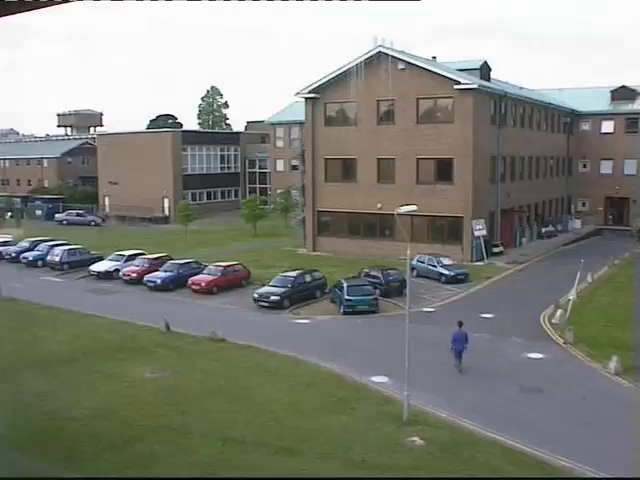
#> input picture frame 306 of Trabalhos Práticos/TP02/src/video/camera1.mov, 640 x 480 px
$ jupyter execute '2ºTrabalho Laboratorial.ipynb'
#> lines starting #> are read from the running program, lines starting #| are printed output that depends on the picture
<center>  </center>
<center> <h2> Instituto Superior de Engenharia de Lisboa </h2> </center>
<center> <b>Ano Lectivo:</b> 2021/2022 </center>
</br>
<center> <h2> Processamento de Imagem e Visão </h2> </center>
<center> <h3> 2º Trabalho Laboratorial - Deteção de movimento para Tracking de objetos </h3> </center>
</br>
<center>  </center>

<center><h3> Docentes: </h3></center>
<center><h5>Pedro Mendes Jorge e João Costa</h5></center>
</br>
<center>
    <h3>Desenvolvido por:</h3>
    <table style="width: 50%">
        <tr>
          <th><center>Aluno</center></th>
          <th><center>Número</center></th>
        </tr>
        <tr>
          <td><center>Ana Sofia Oliveira</center></td>
          <td><center>39275</center></td>
        </tr>
    </table>
</center>
</br>
</br>
<hr class="solid">

<center> <h2> Índice </h2> </center>

* [Introdução](#introd)
* [Desenvolvimento](#desenvolv)
    * [1. Estimação de Fundo](#estimacao)
    * [2. Deteção de Pixéis Ativos](#pixéis_ativos)
    * [3. Melhoramento de Imagem](#melhora)
    * [4. Extração de Propriedades](#extracao)
    * [5. Classificação de objetos](#classifica)
    * [6. Tracking de objetos](#tracking)
* [Bateria de Testes](#batTestes)
* [Conclusão](#conclu)

<hr class="solid">

<a id='introd'></a>
<center> <h2 id='intro'> Introdução </h2> </center>
<p style="text-align: justify;text-align: justify;">&emsp; Este trabalho prático irá ser desenvolvido no ambito da unidade curricular de Processamento de Imagem e Visão e tem como principal objetivo construir um sistema capaz de identificar pessoas e carros em movimento num vídeo. Para isto irá ser necessário identificar as zonas em que existe movimento e distinguir pessoas e carros dos restantes objetos que possam ser apresentados no vídeo.
<p style="text-align: justify;text-align: justify;">&emsp; Irei apresentar um sistema capaz de implementar diversas técnicas de processamento de imagem, lecionadas no decorrer da unidade curricular, tais como subtração de fundo, conversão de imagens para níveis de cinzento, binarização de imagens, melhoramento de imagens, extração de componentes conexos, extração de propriedades e classificação de objetos. Todos estes conceitos irão ser abordados no decorrer deste documento.</p>
<p style="text-align: justify;text-align: justify;">&emsp; Serão apresentados testes e resultados por cada técnica de processamento em foco, bem como os testes e resultados finais. Todos estes resultados serão apresentados como imagens, exceto na extração de propriedades em que, para além das imagens, será complementado com um ficheiro .txt com as propriedades de todos os objetos analisados na imagem corrente. </p>
<p style="text-align: justify;text-align: justify;">&emsp; Durante a implementação deste trabalho serão utilizados métodos de processamento de imagem, disponibilizados pela biblioteca Open CV, métodos de visualização de dados e de apresentação gráfica, disponibilizados pela biblioteca Matplotlib.pyplot, e métodos para cálculo matemático, disponibilizados pela biblioteca Numpy.</p>

<hr class="solid">

[cell 1]
import cv2
import numpy as np
import math

path = "video/"

<hr class="solid">
<a id='desenvolv'></a>
<center> <h2> Desenvolvimento </h2> </center>
<p style="text-align: justify;text-align: justify;">&emsp; Um sistema de deteção de movimento é um sistema capaz de detetar os objetos em movimento e classificá-los de acordo com a sua categoria. Este sistema verifica um determinado vídeo, analizando-o frame-by-frame e classificando os objetos em cada uma delas. No meu caso pertendia construir um detetor de movimento capaz de distiguir carros, pessoas e outros objetos em movimento. Para cada frame, pretendia obter frames de saída com todos os objetos identificados classificados. </p>
<p style="text-align: justify;text-align: justify;">&emsp;Desta forma, podemos decrever o seguinte diagrama geral do sistema a implementar:</p>
<center>  </center>
</br>
<p style="text-align: justify;text-align: justify;">&emsp;O sistema deve contemplar os seguintes processos:</p>
<ol>
    <li>Leitura frame-by-frame do vídeo;</li>
    <li>Estimação de fundo;</li>
    <li>Deteção de pixéis ativos;</li>
    <li>Melhoramento da imagem;</li>
    <li>Extração de propriedades dos objetos da imagem;</li>
    <li>Classificação dos objetos da imagem.</li>
    <li>[Adicional] Segmentação (tracking) dos objetos entre frames.</li>
</ol>
</br>
<p style="text-align: justify;text-align: justify;">&emsp;Cada uma destas técnicas será descrita como um bloco no sistema implementado. No decorrer deste documento irei detalhar todas as técnicas acima indicadas. Podemos agora detalhar o sistema conforme apresentado no diagrama abaixo. </p>
<center>  </center>
</br>
<a id='estimacao'></a>
<h3> 1. Estimação de Fundo </h3>
<center>  </center>

<p style="text-align: justify;text-align: justify;">&emsp; A estimação de fundo é um técnica utilizada em sistemas de vídeo para distinguir os objetos em movimento daqueles que se mantém estáticos. </p>
<p style="text-align: justify;text-align: justify;">&emsp; O fundo de um vídeo, embora possa ser estático, pode ser influenciado por diversos fatores externos, como a alteração da luminosidade ao longo do tempo. Isto faz com que, quando mantemos sempre o mesmo fundo sem poderar estes possíveis fatores, em algumas situações, possamos estar a identificar partes do fundo como movimento, indevidamente. </p>
<p style="text-align: justify;text-align: justify;">&emsp; Assim, para colmatar estes fatores, o fundo depende em parte da última frame lida e torna-se, também ele, dinâmico ao longo do tempo. Para isto, define-se que caso exita movimento na última frame lida o novo fundo é igual ao fundo anterior. No entanto, nas zonas em que não existe movimento na última frame lida, o fundo é composto por parte da frame lida e parte do antigo fundo, na mesma zona. O fator que define se queremos manter mais informação mais recente - maior preponderancia da última frame lida - ou mais antiga - maior preponderancia do fundo, é o fator $\alpha$ definido entre [0, 1].</p>
<p style="text-align: justify;text-align: justify;">&emsp; A fórmula geral da estimação de fundo é a seguinte: </p>
<center><b>Pixéis de movimento:</b> </center>
<center>
$|I_{n}(r,c) + B_{n}(r,c)| > T_{n}(r,c)$
</center>
</br>
<center><b>Cálculo do fundo:</b> </center>
<center>
$B_{n+1}(r,c) = \begin{cases} B_{n}(r,c), & \mbox{se } \mbox{ (r,c) pixel movimento} \\ \alpha B_{n}(r,c) + (1 - \alpha) I_{n}(r,c), & \mbox{se } \mbox{ caso contrario} \end{cases}$
</center>
</br>
<p style="text-align: justify;text-align: justify;">&emsp; Para detetar os pixéis de movimento construí a função deteta_movimento e para calcular o fundo construí a função estima_fundo. A função deteta_movimento recorre à função absdiff para calcular a diferença entre o fundo e a frame corrente, e guarda as posições onde essa diferença é superior ao threshlod definido. A função estima_fundo recorre à função addWeighted para calcular o novo fundo.</p>

<p style="text-align: justify;text-align: justify;">&emsp; O threshold escolhido para a deteção do movimento foi definido após alguns testes. Caso o threshold fosse muito elevado existiam objetos de interesse cujo movimento não era identificado devido à baixa variação de cor entre o fundo e a frame de análise. Caso o threshold fosse muito baixo, qualquer variação era identificada como pixel de movimento. Assim, este threshold foi escolhido com base nos valores de teste que melhor serviam o propósito do trabalho. </p>
<p style="text-align: justify;text-align: justify;">&emsp; O valor de $\alpha$ foi escolhido de forma a que o fundo mantivesse as mesmas caracteríticas e fosse pouco influenciado pela frame corrente. Caso contrário qualquer movimento entre o fundo e a frame iria durar mais tempo até que fosse atenuado na imagem, fazendo com que o peso das frames anteriores no fundo fosse maior. </p>

[cell 2]
def deteta_movimento(fundo, imagem_seguinte, threshold):

    diff = cv2.absdiff(fundo, imagem_seguinte)
    movimento = diff > threshold

    return movimento


def estima_fundo(fundo, imagem_seguinte, movimento, alfa = 0.9):

    pixéis_fundo = fundo*movimento
    pixéis_movimento = cv2.addWeighted(fundo, alfa, imagem_seguinte, (1-alfa), 0)*np.invert(movimento)

    fundo = cv2.add(pixéis_fundo, pixéis_movimento)

    return fundo

[cell 3]
capture = cv2.VideoCapture(path + "camera1.mov")
fps = capture.get(cv2.CAP_PROP_FPS)
total_frames = capture.get(cv2.CAP_PROP_FRAME_COUNT)

_, background = capture.read()
#> background is the input picture: shape (480, 640, 3); mean B, G, R 125.3, 133.7, 131.9
_, frame = capture.read()
frameCount = 1

while capture.isOpened():

    _, next_frame = capture.read()
    frameCount = frameCount + 1

    # Deteção de movimento e estimação do fundo
    movimento = deteta_movimento(frame, next_frame, 20)
#> in deteta_movimento, `movimento = diff > threshold`:
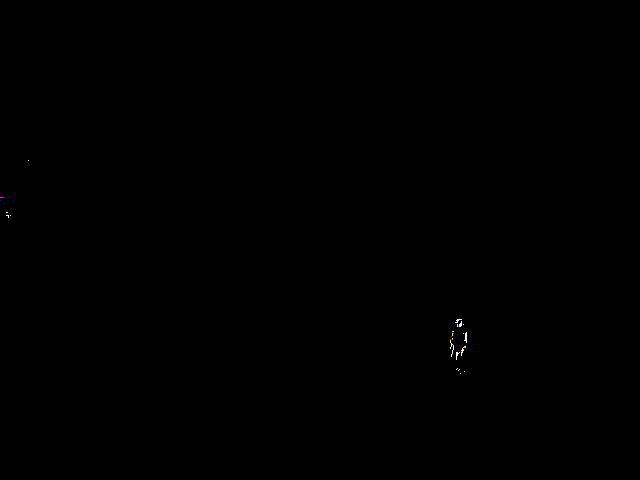
#> movimento: shape (480, 640, 3) bool; mean B, G, R 0.000358, 0.000404, 0.000423
    background = estima_fundo(background, next_frame, movimento, 0.9)

    cv2.imshow("Fundo", background)

    frame = next_frame
    key = cv2.waitKey(int(1000/fps))
#> (key Esc is pressed here)

    if(key == 27 or frameCount == total_frames-1):
        cv2.destroyAllWindows()
        capture.release()


$ run again, starting later in the video
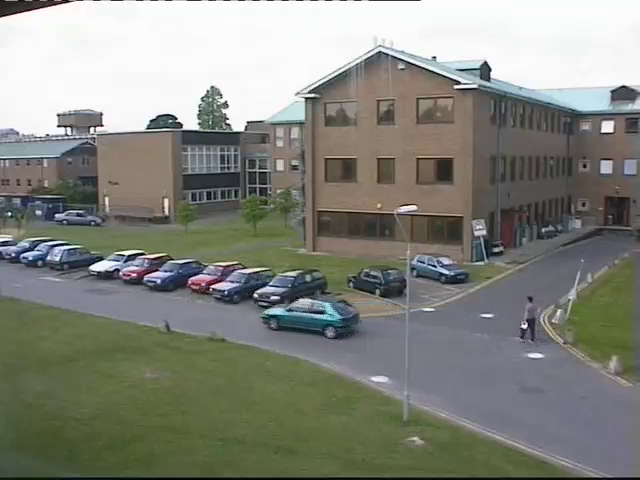
#> input picture frame 1379 of Trabalhos Práticos/TP02/src/video/camera1.mov, 640 x 480 px
#> background is the input picture: shape (480, 640, 3); mean B, G, R 125.5, 134.1, 132.2
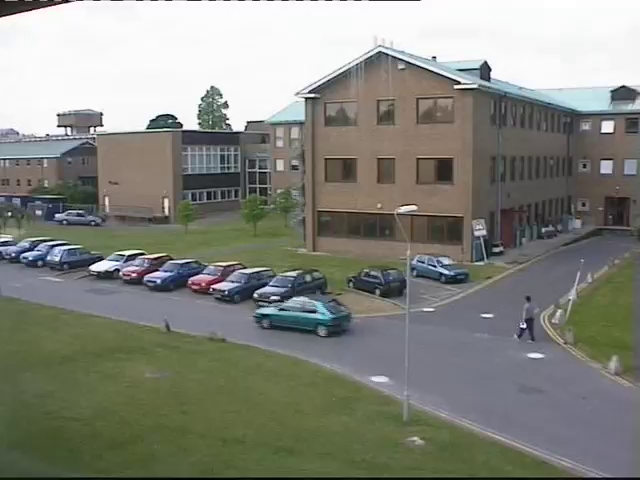
#> input picture frame 1381 of Trabalhos Práticos/TP02/src/video/camera1.mov, 640 x 480 px
#> next_frame is the input picture: shape (480, 640, 3); mean B, G, R 125.7, 134.3, 132.4
#> in deteta_movimento, `diff = cv2.absdiff(fundo, imagem_seguinte)`:
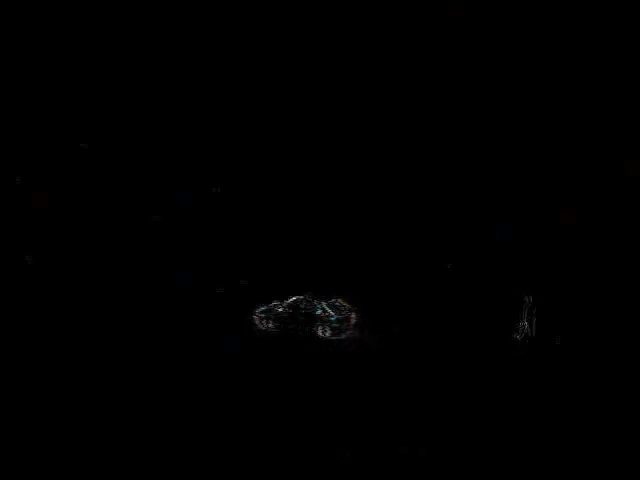
#> diff: shape (480, 640, 3); mean B, G, R 0.3, 0.3, 0.3
